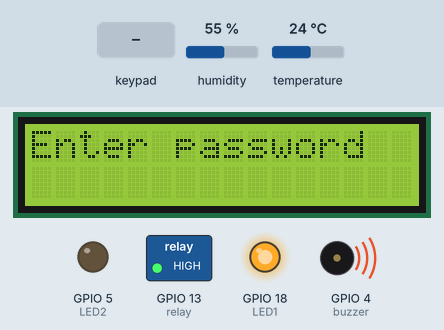
The sketch below on a simulated ESP32. Shown: 16×2 character LCD, switched loads named in the sketch (green lamp = pin HIGH), output pins drawn as LEDs (lit = HIGH), buzzer (waves = sounding, pin HIGH). The test bench sets the inputs (shaded band); at power-on: humidity 55 %, temperature 24 °C. WiFi joins after 1.5 s; servers stay silent unless stated; what the sketch prints to the serial monitor is not drawn.

Above: at 2.7 s.
2.8 s: keypad keys 1 2 3 4 5 6 # pressed 0.4 s apart
At 6.0 s:
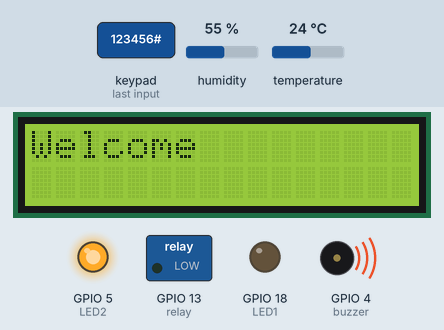
7.1 s: key '#' pressed
At 8.3 s:
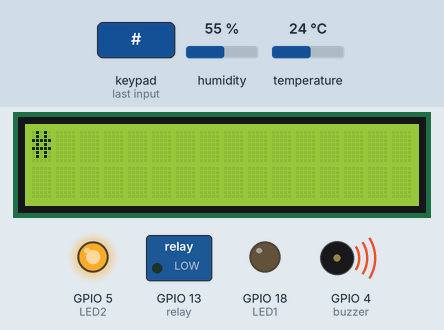
8.6 s: keypad keys 6 5 4 3 2 1 # pressed 0.4 s apart
At 12.6 s:
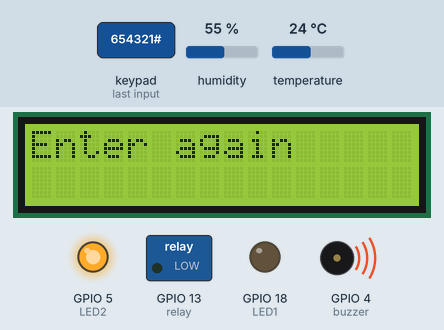
13.2 s: keypad keys 6 5 4 3 2 1 # pressed 0.4 s apart
At 17.0 s:
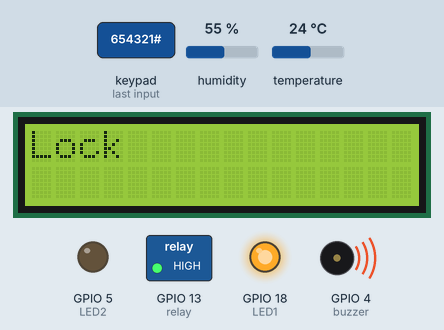
17.5 s: keypad keys 1 2 1 4 2 7 2 6 # pressed 0.4 s apart
At 22.2 s:
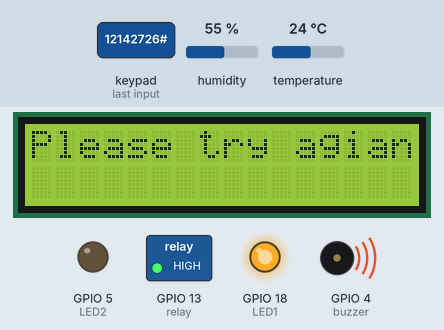
22.9 s: key '2' pressed
At 23.8 s:
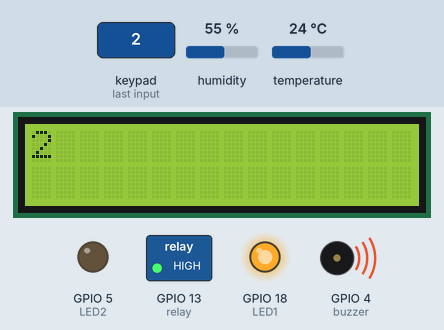
Timing chart, 0 to 25.4 s (numbered marks = the images above; inputs shaded):
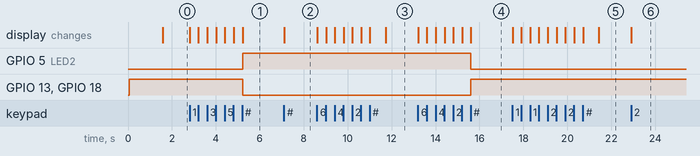

Measured:
- after the input at 2.8 s, GPIO 5 (LED2): LOW → HIGH after 2.4 s; GPIO 13 (relay), GPIO 18 (LED1): HIGH → LOW after 2.4 s; the display: first changes at once (image 1 shows a later state)
- after the input at 7.1 s, the display: changes at once (image 2)
- after the input at 8.6 s, the display: first changes at once (image 3 shows a later state)
- after the input at 13.2 s, GPIO 5 (LED2): HIGH → LOW after 2.4 s; GPIO 13 (relay), GPIO 18 (LED1): LOW → HIGH after 2.4 s; the display: first changes at once (image 4 shows a later state)
- after the input at 17.5 s, the display: first changes at once (image 5 shows a later state)
- after the input at 22.9 s, the display: changes at once (image 6)

The sketch:

code_Basic_function__Lock__Unlock_.ino
```cpp
#include <Keypad.h>
#include <LiquidCrystal_I2C.h>
#include <TridentTD_LineNotify.h>
#include <WiFi.h>
#include "DHT.h"

#define DHTTYPE DHT22
#define LINE_TOKEN  "ZEqXoOMFnqVvJtERXQjJVMiDmIaaOSKOJRyUZ01LOFT"
#define SSID "------" // Change the name of the WiFi you want to connect to.
#define PASSWORD "------" // Change the WiFi password to connect.

int LED1 = 18;
int LED2 = 5;
int buzzer = 4;
int dhtpin = 15;
int relay = 13;

DHT dht(dhtpin, DHTTYPE);

const byte ROW_NUM = 4; //four rows
const byte COLUMN_NUM = 3; //three columns

char keys[ROW_NUM][COLUMN_NUM] = {
  {'1','2','3'},
  {'4','5','6'},
  {'7','8','9'},
  {'*','0','#'}
};

  byte pin_rows[ROW_NUM] = {12, 14, 27, 26}; //connect to the row pinouts of the keypad
  byte pin_column[COLUMN_NUM] = {25, 33, 32}; //connect to the column pinouts of the keypad

Keypad keypad = Keypad( makeKeymap(keys), pin_rows, pin_column, ROW_NUM, COLUMN_NUM );

String password = "123456";
String lock = "654321";
String input_password = "";
String input_reset = "";
String message = "";

int count = 0, sens = 0;
bool con = 0, stt = 1, allow = 0, RP = 0, notice = 1, unlock = 0;
double h, t, hic;

LiquidCrystal_I2C lcd(0x3F, 16, 2);

void myDelay(unsigned long del)
{
  unsigned long myPrevMillis = millis();
  unsigned long myCurrentMillis = myPrevMillis;
  while (myCurrentMillis - myPrevMillis <= del)
  {
    myCurrentMillis = millis();
  }
  return;
}

void checkPassword(String str)
{
  if(str == password)
  {
    count = 0;
    unlock = 1;
    Serial.println("The password is correct, ACCESS GRANTED!");
    lcd.clear();
    lcd.print("Correct!");
    digitalWrite(relay, LOW);
    digitalWrite(LED1, LOW);
    digitalWrite(LED2, HIGH);
    LINE.notify("Unlock");
    lcd.clear();
    lcd.print("Welcome");
  }

  else if(str == lock)
  {
    count = 0;
    unlock = 0;
    Serial.println("Lock");
    digitalWrite(relay, HIGH);
    digitalWrite(LED1, HIGH);
    digitalWrite(LED2, LOW);
    LINE.notify("Lock");
    lcd.clear();
    lcd.print("Lock");
  }

  else
  {
    if(unlock)
    {
      lcd.clear();
      lcd.print("Incorrect");
      myDelay(700);
      lcd.clear();
      lcd.print("Can't lock");
      LINE.notify("Incorrect password. The safe cannot be locked");
      lcd.clear();
      lcd.print("Enter again");
    }
    else
    {
      count++;
      allow = 1;
      Serial.println("The password is incorrect, ACCESS DENIED!");
      lcd.clear();
      lcd.print("Incorrect");
      LINE.notify("Incorrect password");
      //alarm
      if(count > 3 && unlock == 0 && allow)
      {
        int cooldown = (count-2)*30;
        password = "-------";
        lock = "-------";
        myDelay(500);
        lcd.clear();
        lcd.setCursor(0, 0);
        lcd.print("You can't access");
        lcd.setCursor(0, 1);
        lcd.print("for ");
        lcd.setCursor(4, 1);
        lcd.print(cooldown);
        lcd.setCursor(String(cooldown).length()+5, 1);
        lcd.print("sec.");
        myDelay(500);
        LINE.notify("Warning! The wrong password was entered more than three times.");
        lcd.clear();
        for(int i=cooldown;i>=0;i--)
        {
          lcd.setCursor(0, 0);
          lcd.print(i);
          lcd.setCursor(String(i).length()+1, 0);
          lcd.print("sec");
          Serial.println(i);
          digitalWrite(buzzer, HIGH);
          myDelay(500);
          lcd.clear();
          digitalWrite(buzzer, LOW);
          myDelay(500);
        }
        digitalWrite(buzzer, HIGH);
        password = "123456";
        lock = "654321";
        allow = 0;
        LINE.notify("The password can be entered again.");
      }
      myDelay(700);
      lcd.clear();
      lcd.print("Please try agian");
    }
  }
  return;
}

void setup()
{
  Serial.begin(115200);

  input_password.reserve(7); // maximum input characters is 33,

  lcd.begin();
  lcd.clear();

  pinMode(relay, OUTPUT);
  digitalWrite(relay, HIGH);

  pinMode(LED1, OUTPUT);
  pinMode(LED2, OUTPUT);
  digitalWrite(LED1, HIGH);
  digitalWrite(LED2, LOW);

  pinMode(buzzer, OUTPUT);
  digitalWrite(buzzer, HIGH);

  dht.begin();

  Serial.println(LINE.getVersion());
  WiFi.begin(SSID, PASSWORD);
  Serial.printf("WiFi connecting ",  SSID);
  while (WiFi.status() != WL_CONNECTED) {
    Serial.print(".");
    myDelay(500);
  }
  Serial.printf("\nWiFi connected\nIP : ");
  Serial.println(WiFi.localIP());
  LINE.setToken(LINE_TOKEN);
  LINE.notify("Started");
  lcd.print("Enter password");
}

void loop() {


  t = dht.readTemperature();

  if(t>50)
  {
    //LINE.notify(t,2);
    LINE.notify("Danger! The surrounding area has a temperature above 50°C. There may be flames nearby.");
  }

  char key = keypad.getKey();

  if(RP)
  {
    if(notice)
    {
      LINE.notify("Start password reset.");
      Serial.println("do reset");
      lcd.print("Enter a new");
      lcd.setCursor(0, 1);
      lcd.print("password");
      notice = 0;
    }
    if(key)
    {
      lcd.clear();
      if(key == '*' && input_reset.length()>0)
      {
        input_reset = input_reset.substring(0,input_reset.length()-1);
        lcd.clear();
        lcd.print(input_reset);
        Serial.println(input_reset);
      }
      //enter
      else if(key == '#' && input_reset.length()>0)
      {
        password = input_reset;
        Serial.print("New password ");
        Serial.println(password);
        input_reset = ""; // clear input password
        RP = 0;
        lcd.clear();
        LINE.notify("The password has been changed successfully.");
        lcd.print("Password changed");
      }
      //append key
      else
      {
        input_reset += key; // append new character to input password string
        lcd.clear();
        lcd.print(input_reset);
        Serial.println(input_reset);
      }
    }
  }

  else
  {
    if(key)
    {
      if(con >= 1 || stt)
      {
        lcd.clear();
        con = 0;
        stt = 0;
      }
      if(key == '#' && input_password[0] == '#' && input_password.substring(1,input_password.length()) == password)
      {
        Serial.println(input_password.substring(1,input_password.length()));
        RP = 1;
        notice = 1;
        input_password = "";
        lcd.clear();
      }
      //delete
      else if(key == '*' && input_password.length()>=0)
      {
        con++;
        input_password = input_password.substring(0,input_password.length()-1);
        lcd.clear();
        lcd.print(input_password);
        Serial.println(input_password);
      }
        //enter
      else if(key == '#' && input_password.length()>0)
      {
        con++;
        checkPassword(input_password);
        input_password = ""; // clear input password
      }
        //append key
      else
      {
        input_password += key; // append new character to input password string
        lcd.clear();
        lcd.print(input_password);
        Serial.println(input_password);
      }
    }
  }
}
```
